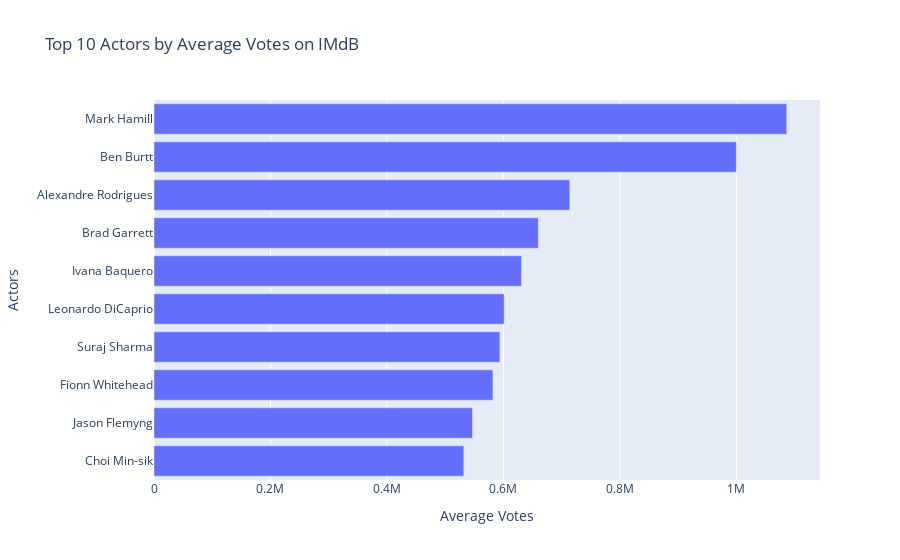

Write notebook code for a chart like this one.
### Code cell
fig = px.bar(avg_star_most_voted, 
             y='star', 
             x='votes',
             orientation='h',
             labels={"votes": "Average Votes", "star": "Actors"},
             title='Top 10 Actors by Average Votes on IMdB')
fig.update_yaxes(categoryorder='total ascending')

### Figure 1 — Plotly figure (JSON) as saved in the notebook; plotly's stock layout.template omitted (floating-point values rounded to 4 significant figures)
{"data": [{"alignmentgroup": "True", "hovertemplate": "Average Votes=%{x}<br>Actors=%{y}<extra></extra>", "legendgroup": "", "marker": {"color": "#636efa", "pattern": {"shape": ""}}, "name": "", "offsetgroup": "", "orientation": "h", "showlegend": false, "textposition": "auto", "type": "bar", "x": [1086500, 1000000, 714000, 660000, 631000, 601350, 594000, 582000, 547000, 532000], "xaxis": "x", "y": ["Mark Hamill", "Ben Burtt", "Alexandre Rodrigues", "Brad Garrett", "Ivana Baquero", "Leonardo DiCaprio", "Suraj Sharma", "Fionn Whitehead", "Jason Flemyng", "Choi Min-sik"], "yaxis": "y"}], "layout": {"autosize": true, "barmode": "relative", "legend": {"tracegroupgap": 0}, "title": {"text": "Top 10 Actors by Average Votes on IMdB"}, "xaxis": {"anchor": "y", "autorange": true, "domain": [0, 1], "range": [0, 1144000.0], "title": {"text": "Average Votes"}, "type": "linear"}, "yaxis": {"anchor": "x", "autorange": true, "categoryorder": "total ascending", "domain": [0, 1], "range": [-0.5, 9.5], "title": {"text": "Actors"}, "type": "category"}}}
